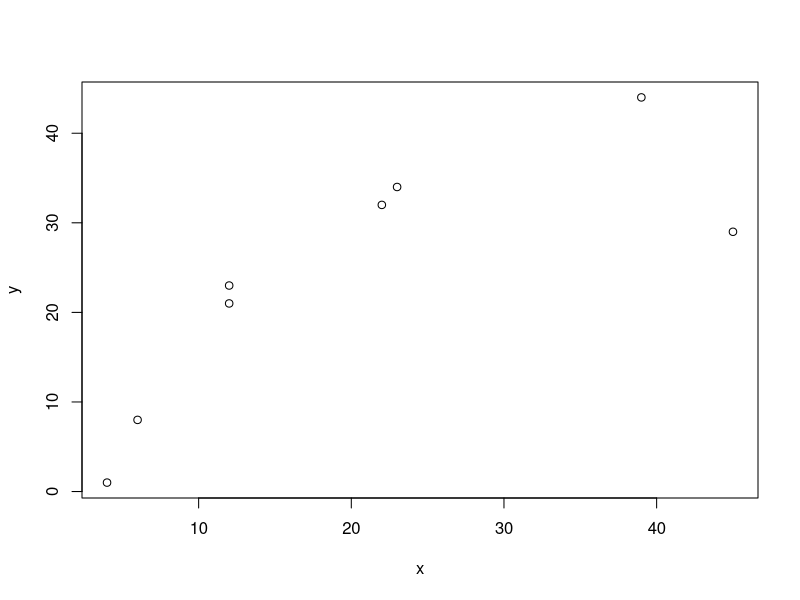
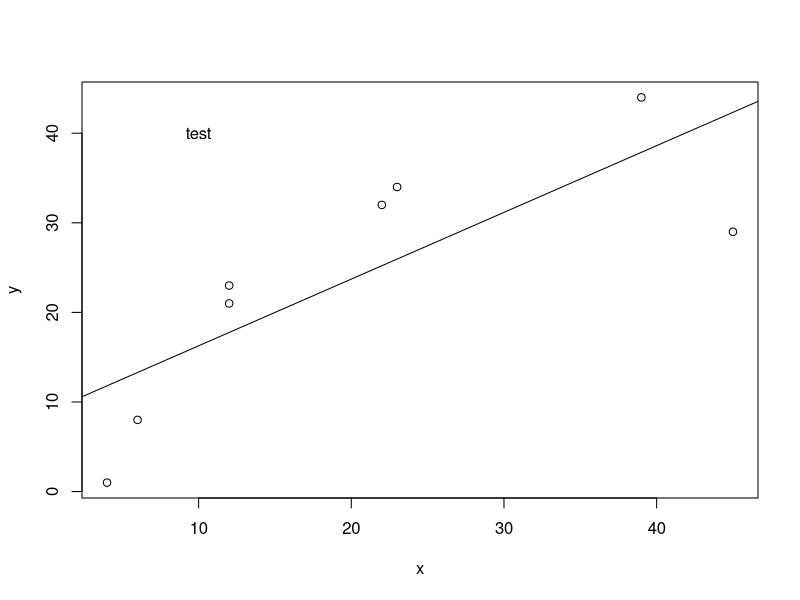

Reproduce these figures in R, in order.
# Creating a Plot with two vectors
# Sept 7th

# First let's create vectors
x <- c(4, 6, 39, 23, 12, 45, 12, 22)
y <- c(1, 8, 44, 34, 23, 29, 21, 32)

# What did we make?
x

#what's the first observation in x
x[1]

#third ?
x[3]


#fifth in y?
y[5]

plot(x, y)

#if y is a function of x, y=f(x) or y ~x

plot(y~x)

# Let's create a best fit line -- using a linear model

mymodel <- lm(y~x)

# Let's extract the coefficients. 
coef(mymodel)

summary(mymodel)
# Now let's plot them
abline(coef(mymodel))

# Add text of results
text(10, 40, "test")
